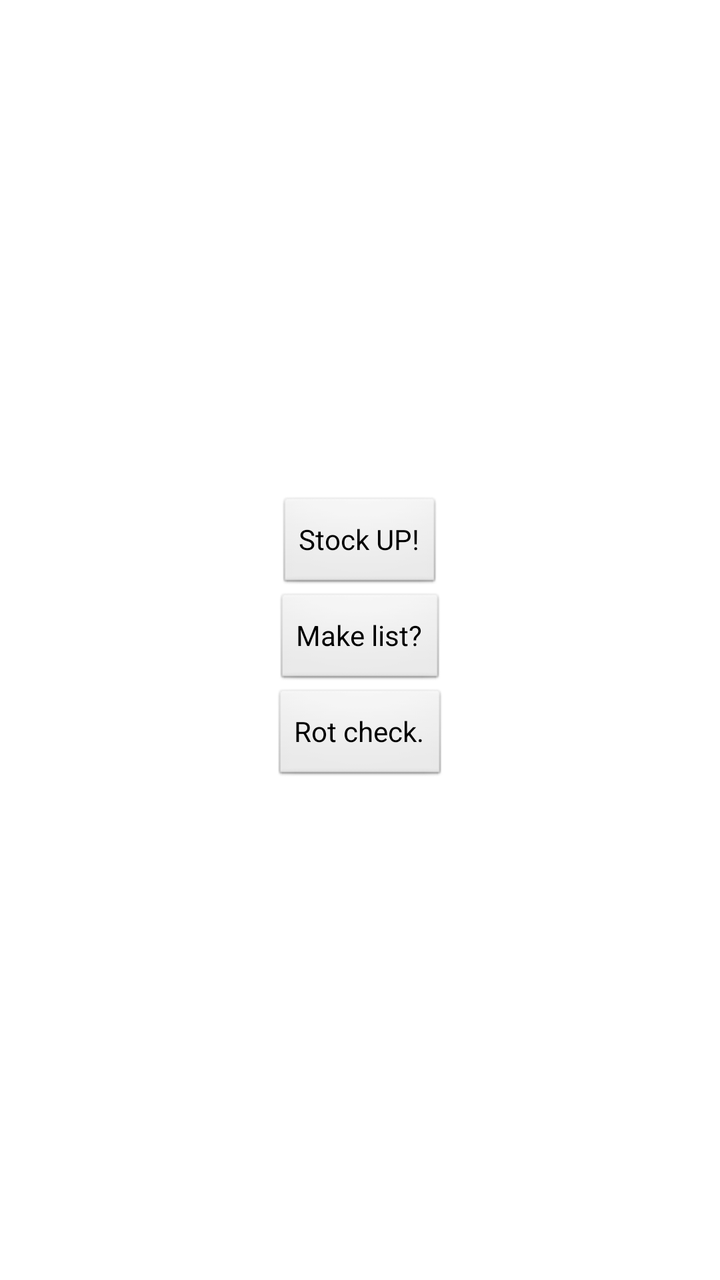
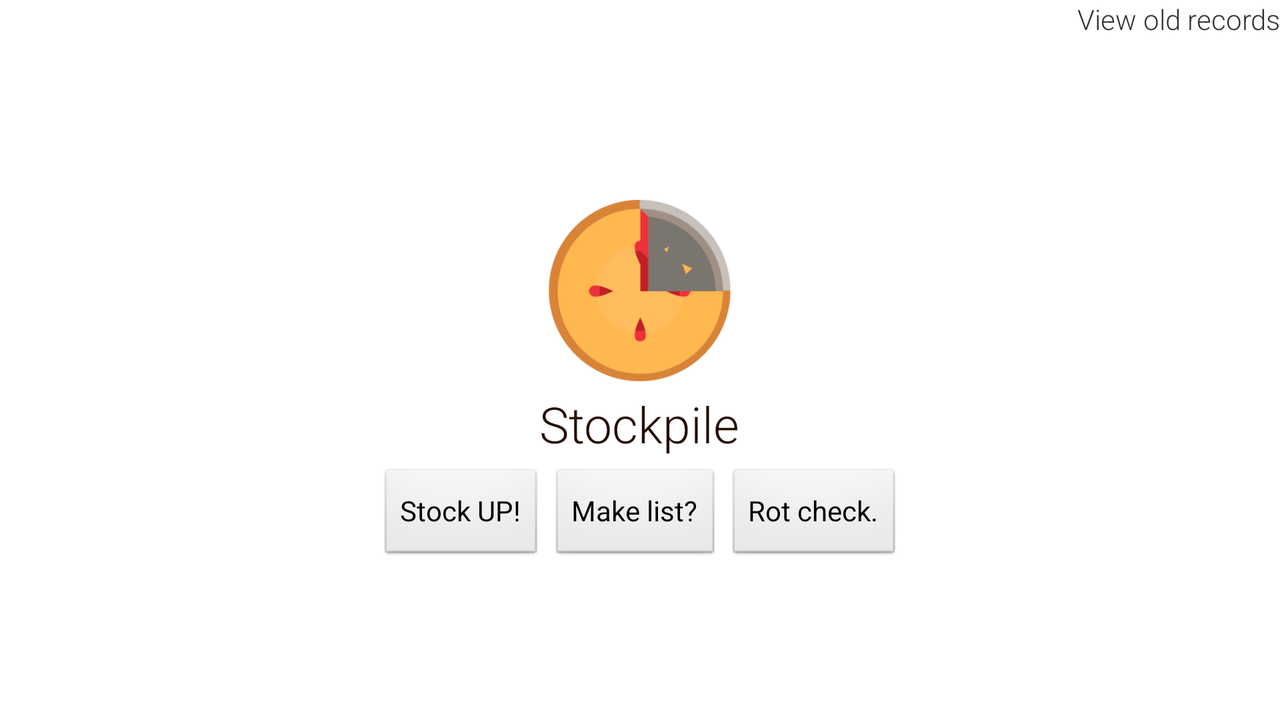

First picture: res/layout/ on a phone held upright. Second picture: the repository's own variant of that layout, on a device whose configuration matches the variant's folder. Source for both follows.
<!-- AndroidManifest.xml: application theme AppTheme -->
<!-- res/layout/activity_main.xml -->
<LinearLayout xmlns:android="http://schemas.android.com/apk/res/android"
    xmlns:tools="http://schemas.android.com/tools"
    android:layout_width="match_parent"
    android:layout_height="match_parent"
    android:gravity="center"
    android:orientation="vertical"
    android:paddingBottom="@dimen/activity_vertical_margin"
    android:paddingLeft="@dimen/activity_horizontal_margin"
    android:paddingRight="@dimen/activity_horizontal_margin"
    android:paddingTop="@dimen/activity_vertical_margin"
    tools:context="edu.cmu.amliu.stockpile.MainActivity" >

   	<Button
	    android:layout_width="wrap_content"
	    android:layout_height="wrap_content"
	    android:text="@string/stock_transistion"
	    android:onClick="switchActivity_Stock" 
	    android:gravity="center" />
   	
	<Button
	    android:layout_width="wrap_content"
	    android:layout_height="wrap_content"
	    android:gravity="center"
	    android:onClick="switchActivity_Makelist"
	    android:text="@string/makelist_transistion" />

	<Button
	    android:layout_width="wrap_content"
	    android:layout_height="wrap_content"
	    android:text="@string/rotters_transistion"
	    android:onClick="switchActivity_Rotters" 
	    android:gravity="center" />
	
</LinearLayout>
<!-- resources referenced by this layout -->
<resources>
  <string name="makelist_transistion">Make list?</string>
  <string name="rotters_transistion">Rot check.</string>
  <string name="stock_transistion">Stock UP!</string>
  <style name="AppTheme" parent="AppBaseTheme">
      	<item name="android:windowActionBar">false</item>
      	<item name="android:windowNoTitle">true</item>
          	
      </style>
  <style name="AppBaseTheme" parent="android:Theme.Light">
          
          <item name="android:windowActionBar">false</item>
      	<item name="android:windowNoTitle">true</item>
      </style>
</resources>
<!-- res/layout-land/activity_main.xml (the repository's variant of the layout above) -->
<!-- drawn on the phone turned sideways -->
<?xml version="1.0" encoding="utf-8"?>
<LinearLayout xmlns:android="http://schemas.android.com/apk/res/android"
    xmlns:tools="http://schemas.android.com/tools"
    android:layout_width="match_parent"
    android:layout_height="match_parent"
    android:gravity="center|right"
    android:orientation="vertical"
    android:paddingBottom="@dimen/activity_vertical_margin"
    android:paddingLeft="@dimen/activity_horizontal_margin"
    android:paddingRight="@dimen/activity_horizontal_margin"
    android:paddingTop="@dimen/activity_vertical_margin"
    tools:context="edu.cmu.amliu.stockpile.MainActivity" >

    <TextView
        android:layout_width="wrap_content"
        android:layout_height="wrap_content"
        android:clickable="true"
        android:fontFamily="sans-serif-light"
        android:onClick="switchActivity_StockRecord"
        android:text="View old records"
        android:textColorLink="@color/dark_chocolate" />

<LinearLayout
	    android:layout_width="match_parent"
	    android:layout_height="match_parent"
	    android:gravity="center"
	    android:orientation="vertical"
	    android:paddingBottom="@dimen/activity_vertical_margin"
	    android:paddingLeft="@dimen/activity_horizontal_margin"
	    android:paddingRight="@dimen/activity_horizontal_margin"
	    android:paddingTop="@dimen/activity_vertical_margin">

		<ImageView
		    android:id="@+id/ic_stockpile"
		    android:layout_width="wrap_content"
		    android:layout_height="wrap_content"
		    android:adjustViewBounds="true"
		    android:maxWidth="100dp"
		    android:src="@drawable/stockpile_m" />

		<TextView
		    android:id="@+id/name"
		    android:layout_width="wrap_content"
		    android:layout_height="wrap_content"
		    android:layout_marginBottom="5dp"
		    android:fontFamily="sans-serif-light"
		    android:text="Stockpile"
		    android:textColor="@color/dark_chocolate"
		    android:textSize="25sp" />

		<LinearLayout
		    android:layout_width="match_parent"
		    android:layout_height="wrap_content"
		    android:gravity="center" >
		    
			<Button
			    android:layout_width="wrap_content"
			    android:layout_height="wrap_content"
			    android:layout_marginRight="3dp"
			    android:gravity="center"
			    android:onClick="switchActivity_Stock"
			    android:text="@string/stock_transistion" />
		   	
			<Button
			    android:layout_width="wrap_content"
			    android:layout_height="wrap_content"
			    android:layout_marginRight="3dp"
			    android:gravity="center"
			    android:onClick="switchActivity_Makelist"
			    android:text="@string/makelist_transistion" />
		
			<Button
			    android:layout_width="wrap_content"
			    android:layout_height="wrap_content"
			    android:gravity="center"
			    android:onClick="switchActivity_Rotters"
			    android:text="@string/rotters_transistion" />
		</LinearLayout>
	
	   	
		
	</LinearLayout>

</LinearLayout>
<!-- resources referenced by the variant -->
<!-- as the phone turned sideways resolves them -->
<resources>
  <color name="dark_chocolate">#260E00</color>
  <!-- drawable stockpile_m: png bitmap (drawable-xhdpi, 17023 bytes) -->
  <string name="makelist_transistion">Make list?</string>
  <string name="rotters_transistion">Rot check.</string>
  <string name="stock_transistion">Stock UP!</string>
  <style name="AppTheme" parent="AppBaseTheme">
      	<item name="android:windowActionBar">false</item>
      	<item name="android:windowNoTitle">true</item>
          	
      </style>
  <style name="AppBaseTheme" parent="android:Theme.Light">
          
          <item name="android:windowActionBar">false</item>
      	<item name="android:windowNoTitle">true</item>
      </style>
</resources>
